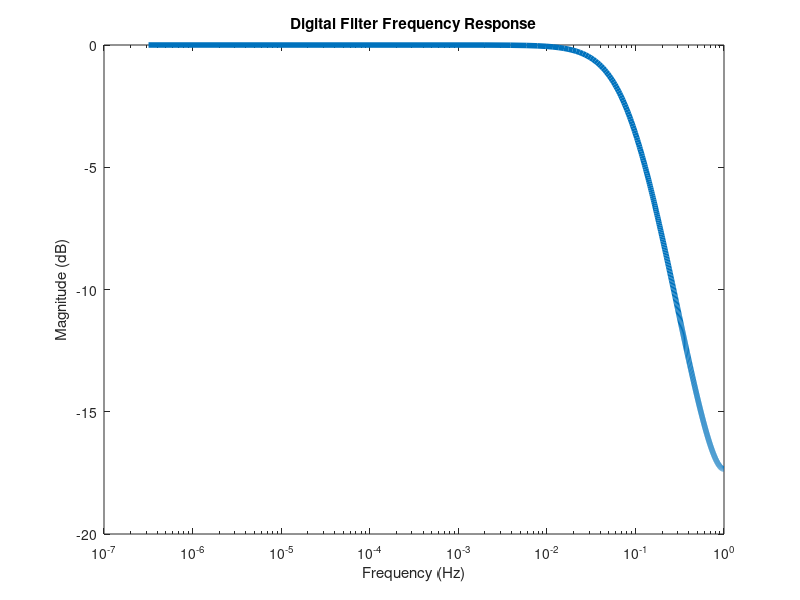

Reproduce this figure in MATLAB.
% Script plot the frequency response of a single pole low pass filter
Ts = 0.5;            % sample at 2 Hz
fc = 0.1;            % set the cutoff at 0.1 Hz
tauF = 1/(2*pi*fc);  % angular period for the cutoff
alpha = Ts/(Ts+tauF);% time domain filter coefficient
B = [0 alpha];       % numerator for digital frequency transfer function
A = [1 -(1-alpha)];  % denominator for digital frequency transfer function
[H, W] = freqz(B,A); % calculate the frequency response for the single
h = figure;          % get a new figure and save the handle
% plot the frequency response
semilogx( ((W+1e-6)/pi)*(1/(2*Ts)), 20*log10(abs(H)),'LineWidth',4)
% add notations to the plot
title('Digital Filter Frequency Response')
ylabel('Magnitude (dB)')
xlabel('Frequency (Hz)')
print(h,'-dpng','-color','dfilt.png')

